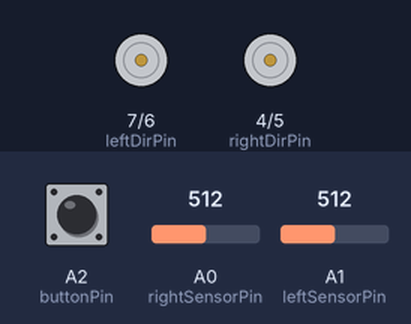
Bench run of a sketch on a simulated Arduino Uno, built with avr-gcc and run on an emulated ATmega328P. On the bench: direction and speed pins drawn as motors (green arrow = direction pin HIGH = forward, orange = LOW = backward, longer = more drive). The test bench sets the inputs (shaded band); at power-on: A2 (buttonPin) HIGH, A0 (rightSensorPin) = 512, A1 (leftSensorPin) = 512. What the sketch prints to the serial monitor is not drawn.

Above: at 1.2 s.
1.3 s: A2 (buttonPin) pulled LOW for 1 s
At 3.4 s:
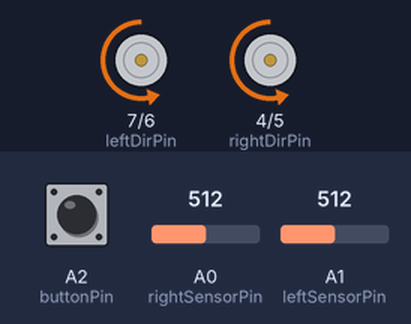
3.8 s: A0 (rightSensorPin) set to 484
At 4.8 s:
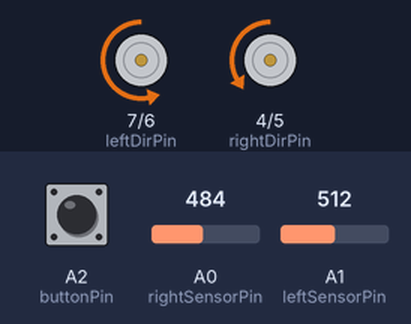
5.3 s: A1 (leftSensorPin) set to 490
At 5.8 s:
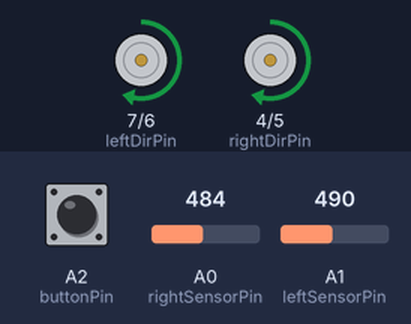
7.4 s: A0 (rightSensorPin) set to 510
At 8.6 s:
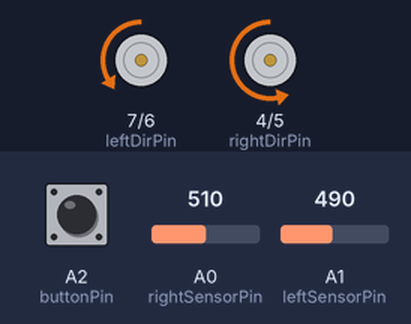
8.9 s: A1 (leftSensorPin) set to 515
At 10.2 s:
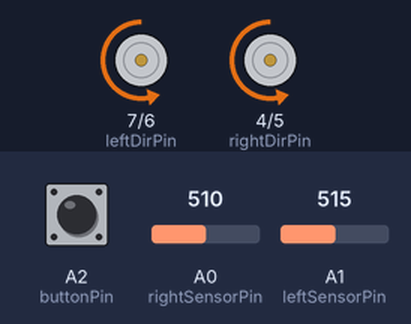
11.9 s: A1 (leftSensorPin) set to 306
At 12.5 s:
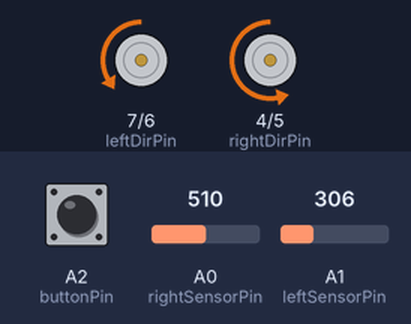
Timing chart, 0 to 14.9 s (numbered marks = the images above; inputs shaded):
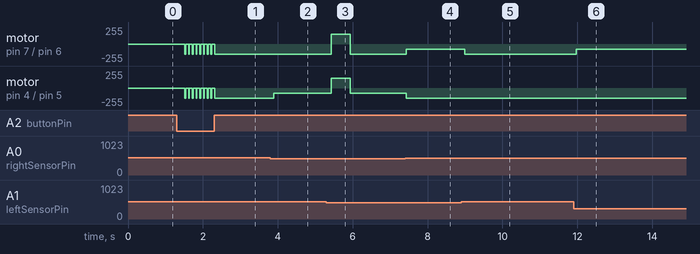

Measured:
- the behaviour switches between 501 and 500 on A0 (rightSensorPin) (found by bisection; images 1 and 2)
- the behaviour switches between 500 and 501 on A1 (leftSensorPin) (found by bisection; images 4 and 5)
- after the input at 1.3 s, motor on pin 7 (leftDirPin) / pin 6 (leftSpeedPin), motor on pin 4 (rightDirPin) / pin 5 (rightSpeedPin): alternates backward 150/255 for 0.02 s and stopped for 0.08 s, 17 changes in all, then stays backward 150/255, starting after 0.22 s
- after the input at 3.8 s, motor on pin 4 (rightDirPin) / pin 5 (rightSpeedPin): backward 150/255 → backward 75/255 after 0.09 s
- after the input at 5.3 s, motor on pin 7 (leftDirPin) / pin 6 (leftSpeedPin): backward 150/255 → forward 150/255 after 0.13 s, → backward 150/255 0.50 s later; motor on pin 4 (rightDirPin) / pin 5 (rightSpeedPin): backward 75/255 → forward 150/255 after 0.13 s, → backward 75/255 0.50 s later
- after the input at 7.4 s, motor on pin 7 (leftDirPin) / pin 6 (leftSpeedPin): backward 150/255 → backward 75/255 at once; motor on pin 4 (rightDirPin) / pin 5 (rightSpeedPin): backward 75/255 → backward 150/255 at once
- after the input at 8.9 s, motor on pin 7 (leftDirPin) / pin 6 (leftSpeedPin): backward 75/255 → backward 150/255 after 0.10 s
- after the input at 11.9 s, motor on pin 7 (leftDirPin) / pin 6 (leftSpeedPin): backward 150/255 → backward 75/255 after 0.07 s

The sketch:

__________________.ino
```cpp
// OmegaBot巡线机器人 - 初版本（带寻线功能）

// 定义电机控制引脚
int rightSpeedPin = 5;    // 右电机速度控制（PWM输出，0-255）
int leftSpeedPin = 6;     // 左电机速度控制
int rightDirPin = 4;      // 右电机方向控制（HIGH或LOW）
int leftDirPin = 7;       // 左电机方向控制

// 定义传感器引脚
int rightSensorPin = A0;  // 右红外传感器（检测黑线，返回0-1023）
int leftSensorPin = A1;   // 左红外传感器

// 定义按钮引脚
int buttonPin = A2;       // 启动/停止按钮

// 定义机器人状态
bool isRunning = false;   // 机器人是否运行（初始为停止）
bool isSearching = false; // 是否正在搜索黑线
unsigned long searchStartTime = 0; // 搜索开始时间

// 定义关键参数
int threshold = 500;      // 传感器阈值（高于此值认为检测到黑线）
int baseSpeed = 150;      // 基础速度（PWM值）
int searchTimeLimit = 5000; // 搜索超时时间（毫秒）

void setup() {
  // 初始化电机引脚为输出模式
  pinMode(rightSpeedPin, OUTPUT);
  pinMode(leftSpeedPin, OUTPUT);
  pinMode(rightDirPin, OUTPUT);
  pinMode(leftDirPin, OUTPUT);

  // 初始化传感器引脚为输入模式
  pinMode(rightSensorPin, INPUT);
  pinMode(leftSensorPin, INPUT);

  // 初始化按钮引脚为输入，并启用内部上拉电阻
  pinMode(buttonPin, INPUT_PULLUP);

  // 初始化串口通信（用于调试）
  Serial.begin(9600);
  Serial.println("OmegaBot初始化完成！按按钮启动。");
}

void loop() {
  // 检查按钮状态，控制机器人启动/停止
  checkButton();

  // 如果机器人已启动，则执行相应逻辑
  if (isRunning) {
    if (isSearching) {
      handleSearch();  // 处理搜索状态
    } else {
      followLine();    // 正常巡线
    }
  } else {
    // 否则停止所有电机
    stopMotors();
  }

  // 短暂延时，稳定循环速度
  delay(10);
}

// 检查按钮状态，切换机器人运行状态
void checkButton() {
  static bool lastButtonState = HIGH;  // 上次按钮状态
  static unsigned long lastDebounceTime = 0;  // 上次去抖时间

  // 读取当前按钮状态（LOW表示按下，HIGH表示松开）
  int currentButtonState = digitalRead(buttonPin);

  // 如果按钮状态发生变化，记录时间
  if (currentButtonState != lastButtonState) {
    lastDebounceTime = millis();
  }

  // 防抖处理：如果持续200ms状态不变，认为是有效按下
  if ((millis() - lastDebounceTime) > 200) {
    // 如果确认按钮被按下（从HIGH变为LOW）
    if (currentButtonState == LOW) {
      isRunning = !isRunning;  // 切换运行状态
      isSearching = false;     // 重置搜索状态

      // 打印状态变化信息
      if (isRunning) {
        Serial.println("机器人启动！");
      } else {
        Serial.println("机器人停止！");
      }
    }
  }

  // 更新上次按钮状态
  lastButtonState = currentButtonState;
}

// 巡线主逻辑
void followLine() {
  // 读取左右传感器值
  int rightValue = analogRead(rightSensorPin);
  int leftValue = analogRead(leftSensorPin);

  // 将模拟值转换为布尔值（是否检测到黑线）
  bool rightLine = rightValue > threshold;
  bool leftLine = leftValue > threshold;

  // 打印传感器值（用于调试）
  Serial.print("右传感器: ");
  Serial.print(rightValue);
  Serial.print(" | 左传感器: ");
  Serial.print(leftValue);
  Serial.print(" | 状态: ");

  // 根据传感器检测结果控制电机
  if (rightLine && leftLine) {
    // 情况1：两个传感器都检测到黑线 -> 直行
    Serial.println("直行");
    moveForward(baseSpeed);
  }
  else if (rightLine) {
    // 情况2：仅右传感器检测到黑线 -> 左转
    Serial.println("左转");
    turnLeft(baseSpeed);
  }
  else if (leftLine) {
    // 情况3：仅左传感器检测到黑线 -> 右转
    Serial.println("右转");
    turnRight(baseSpeed);
  }
  else {
    // 情况4：两个传感器都未检测到黑线 -> 开始搜索
    Serial.println("丢失黑线，开始搜索...");
    startSearch();
  }
}

// 启动搜索模式
void startSearch() {
  isSearching = true;
  searchStartTime = millis();
  moveBackward(baseSpeed);  // 先后退
}

// 处理搜索逻辑
void handleSearch() {
  unsigned long searchDuration = millis() - searchStartTime;

  if (searchDuration < 500) {  // 后退500ms
    moveBackward(baseSpeed);
  }
  else if (searchDuration < searchTimeLimit) {  // 旋转搜索直到超时
    // 后退完成后开始旋转寻找
    turnRight(baseSpeed);  // 顺时针旋转

    // 检查是否重新找到黑线
    int rightValue = analogRead(rightSensorPin);
    int leftValue = analogRead(leftSensorPin);
    if (rightValue > threshold || leftValue > threshold) {
      Serial.println("重新找到黑线！");
      isSearching = false;
    }
  }
  else {
    // 搜索超时，停止机器人
    Serial.println("搜索超时，停止运行");
    isRunning = false;
    isSearching = false;
    stopMotors();
  }
}

// 控制电机前进
void moveForward(int speed) {
  digitalWrite(rightDirPin, LOW);   // 右电机正转
  digitalWrite(leftDirPin, LOW);    // 左电机正转
  analogWrite(rightSpeedPin, speed);
  analogWrite(leftSpeedPin, speed);
}

// 控制电机后退
void moveBackward(int speed) {
  digitalWrite(rightDirPin, HIGH);  // 右电机反转
  digitalWrite(leftDirPin, HIGH);   // 左电机反转
  analogWrite(rightSpeedPin, speed);
  analogWrite(leftSpeedPin, speed);
}

// 左转（左电机减速，右电机加速）
void turnLeft(int speed) {
  digitalWrite(rightDirPin, LOW);   // 右电机正转
  digitalWrite(leftDirPin, LOW);    // 左电机正转
  analogWrite(rightSpeedPin, speed);       // 右电机全速
  analogWrite(leftSpeedPin, speed * 0.5);  // 左电机半速
}

// 右转（右电机减速，左电机加速）
void turnRight(int speed) {
  digitalWrite(rightDirPin, LOW);   // 右电机正转
  digitalWrite(leftDirPin, LOW);    // 左电机正转
  analogWrite(rightSpeedPin, speed * 0.5);  // 右电机半速
  analogWrite(leftSpeedPin, speed);       // 左电机全速
}

// 停止所有电机
void stopMotors() {
  analogWrite(rightSpeedPin, 0);
  analogWrite(leftSpeedPin, 0);
}
```
